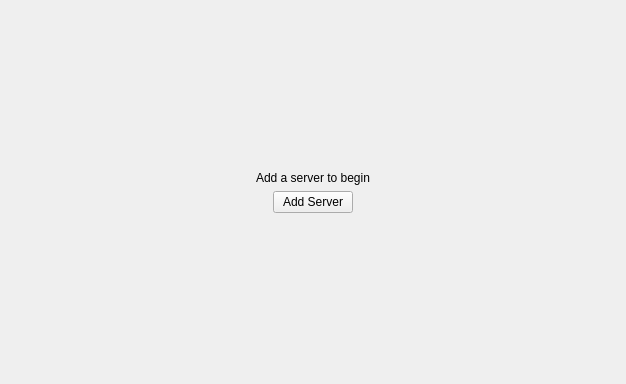
<?xml version="1.0" encoding="UTF-8"?>
<ui version="4.0">
 <class>Form</class>
 <widget class="QWidget" name="Form">
  <property name="geometry">
   <rect>
    <x>0</x>
    <y>0</y>
    <width>626</width>
    <height>384</height>
   </rect>
  </property>
  <property name="windowTitle">
   <string>Form</string>
  </property>
  <layout class="QVBoxLayout" name="verticalLayout">
   <item>
    <spacer name="verticalSpacer">
     <property name="orientation">
      <enum>Qt::Vertical</enum>
     </property>
     <property name="sizeHint" stdset="0">
      <size>
       <width>20</width>
       <height>147</height>
      </size>
     </property>
    </spacer>
   </item>
   <item>
    <widget class="QLabel" name="label">
     <property name="text">
      <string>Add a server to begin</string>
     </property>
     <property name="alignment">
      <set>Qt::AlignCenter</set>
     </property>
    </widget>
   </item>
   <item>
    <layout class="QHBoxLayout" name="horizontalLayout">
     <item>
      <spacer name="horizontalSpacer">
       <property name="orientation">
        <enum>Qt::Horizontal</enum>
       </property>
       <property name="sizeHint" stdset="0">
        <size>
         <width>40</width>
         <height>20</height>
        </size>
       </property>
      </spacer>
     </item>
     <item>
      <widget class="QPushButton" name="add_server_button">
       <property name="text">
        <string>Add Server</string>
       </property>
       <property name="iconSize">
        <size>
         <width>24</width>
         <height>24</height>
        </size>
       </property>
      </widget>
     </item>
     <item>
      <spacer name="horizontalSpacer_2">
       <property name="orientation">
        <enum>Qt::Horizontal</enum>
       </property>
       <property name="sizeHint" stdset="0">
        <size>
         <width>40</width>
         <height>20</height>
        </size>
       </property>
      </spacer>
     </item>
    </layout>
   </item>
   <item>
    <spacer name="verticalSpacer_2">
     <property name="orientation">
      <enum>Qt::Vertical</enum>
     </property>
     <property name="sizeHint" stdset="0">
      <size>
       <width>20</width>
       <height>147</height>
      </size>
     </property>
    </spacer>
   </item>
  </layout>
 </widget>
 <resources/>
 <connections/>
</ui>
